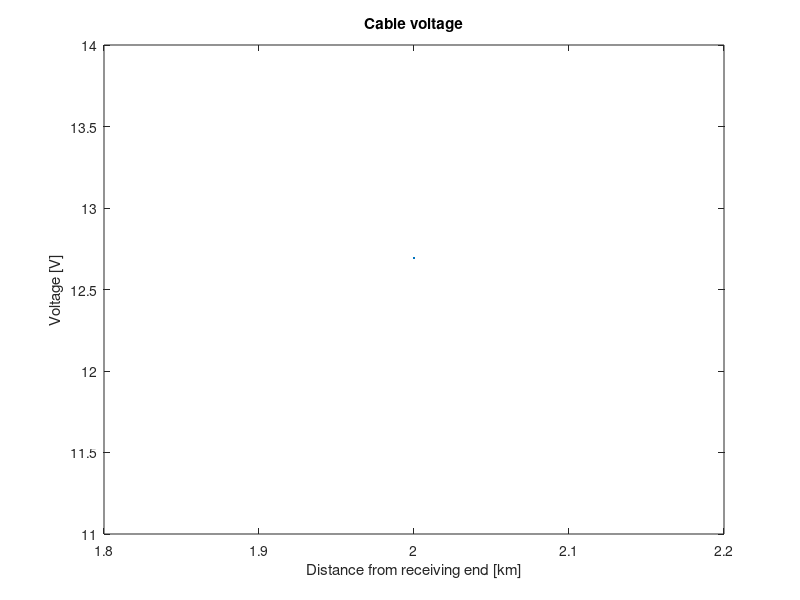
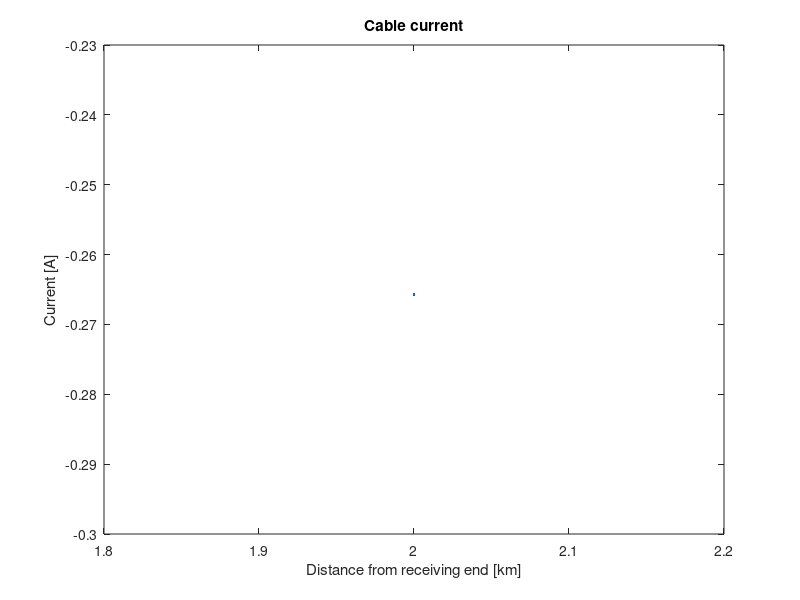

Recreate these plots in MATLAB, in order.
% Constant parameters
l=2;               % Length [km]         
w=2*pi*50;          % Frequency [rad/s]
R=2e-3;             % Series resistance [ohm/km]
L=3e-3;             % Series inductance [H/km]
G=1e-6;             % Shunt conductance [S/km]
C=2e-3;             % Shunt capacitance [F/km]
% x=l:-0.01:0;      % Distance from receiving end [km]
x=l;         % Distance from receiving end [km]

% Calculated characteristics
z=R+j*w*L;          % Series impedance [ohm/km]
y=G+j*w*C;          % Shunt admittance [S/km]
Z=z*l;              % Total series impedance [ohm/km]
Y=y*L;              % Total shunt admittance [S/km]
Z_C=sqrt(z/y);      % Characteristic impedance [ohm]
gamma=sqrt(y*z);    % Propagation constant [?]
alpha=real(gamma);  % Attenuation constant [?]
beta=imag(gamma);   % Phase constant [rad/m]

% Receiving end
V_R=400;            % Receiving voltage [V]
I_R=2;              % Receiving current [A]

% Sending end
V_inc=(V_R+Z_C*I_R)*exp(gamma.*x)/2;        % Incident voltage [V]
V_ref=(V_R-Z_C*I_R)*exp(-gamma.*x)/2;       % Reflected voltage [V]
V_S=V_inc+V_ref;                            % Sending voltage [V]
I_S=((V_R/Z_C+I_R)*exp(gamma.*x)/2)...
    -((V_R/Z_C-I_R)*exp(-gamma.*x)/2);      % Sending current [A]

% Plot
plot(x,V_S);
title('Cable voltage');
xlabel('Distance from receiving end [km]');
ylabel('Voltage [V]');
figure;
plot(x,I_S);
title('Cable current');
xlabel('Distance from receiving end [km]');
ylabel('Current [A]');